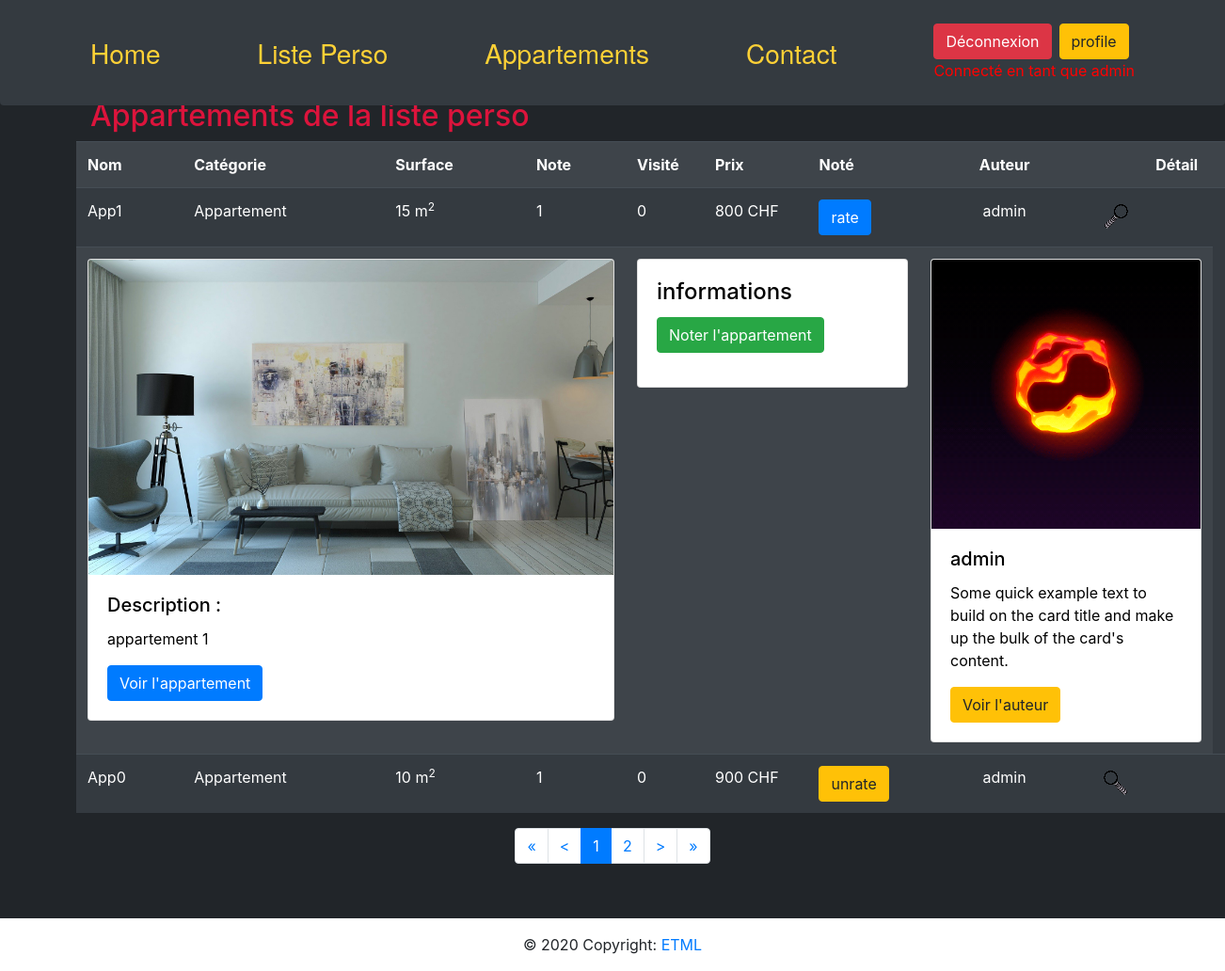
Page /index.php?controller=appartement&action=rate&id=1 (signed in) on the committed database.
### tables this page shows
CREATE TABLE `t_appartementswishlist` (
  `idUser` int(11) NOT NULL,
  `idAppartement` int(11) NOT NULL,
  `appVisited` tinyint(1) DEFAULT '0',
  `appRated` tinyint(1) DEFAULT '0'
);

CREATE TABLE `t_appartement` (
  `idAppartement` bigint(20) UNSIGNED NOT NULL,
  `appName` varchar(50) NOT NULL,
  `appDescription` varchar(255) DEFAULT NULL,
  `appCategory` varchar(50) DEFAULT NULL,
  `appImage` varchar(255) DEFAULT 'defaultAppartementPicture.jpg',
  `appSurface` float DEFAULT NULL,
  `appPrix` float NOT NULL,
  `appDate` datetime NOT NULL DEFAULT CURRENT_TIMESTAMP,
  `appRate` int(11) NOT NULL DEFAULT '0',
  `idUser` int(11) NOT NULL
);

CREATE TABLE `t_user` (
  `idUser` bigint(20) UNSIGNED NOT NULL,
  `usePseudo` varchar(50) NOT NULL,
  `useFirstname` varchar(50) DEFAULT NULL,
  `useName` varchar(50) DEFAULT NULL,
  `usePassword` varchar(255) NOT NULL,
  `useMail` varchar(50) DEFAULT NULL,
  `usePhone` varchar(20) DEFAULT NULL,
  `useImage` varchar(255) DEFAULT 'defaultUserPicture.png	',
  `useProfilePref` int(11) NOT NULL DEFAULT '1',
  `useCreatedOn` datetime NOT NULL DEFAULT CURRENT_TIMESTAMP
);

### controller/AppartementController.php (called while the page is built, shortened)
<?php
include_once("model/Database.php");
class AppartementController extends Controller {
    public function display() {
        $action = "listAction";
        if (!array_key_exists("action", $_GET))
        {
            $action = "listAction";
        }
        else
        {
            switch($_GET["action"])
            {
                case "list":
                case "rate":
                case "unrate":
                    $action = $_GET["action"] . "Action";
                    break;
            }
        }
        return call_user_func(array($this, $action));
    }
    private function rateAction() {
        $database = new Database();
        $startIndex = 0;
        $lengthAppartement = 5;
        $wishAppartements = $database->getAllWishAppartements($startIndex, $lengthAppartement, $_SESSION["idUser"]);
        $view = file_get_contents('view/page/appartement/wishlist.php');
        eval('?>' . $view);
        $content = ob_get_clean();
        return $content;
    }
}

### model/Database.php (called while the page is built, shortened)
<?php
class Database {
    private $connector;
    public function __construct()
    {
        $dbName = $GLOBALS['MM_CONFIG']['database']['dbName'];
        $user = $GLOBALS['MM_CONFIG']['database']['username'];
        $password = $GLOBALS['MM_CONFIG']['database']['password'];
        $charset = $GLOBALS['MM_CONFIG']['database']['charset'];
        $host = $GLOBALS['MM_CONFIG']['database']['host'];
        $port = $GLOBALS['MM_CONFIG']['database']['port'];
        $this->connector = new PDO("mysql:host=$host;port=$port;dbname=$dbName;charset=$charset" , $user, $password);
    }
    private function queryPrepareExecute($query, $binds)
    {
        $req = $this->connector->prepare($query);
        $req->execute();
        return $req;
    }
    private function formatData($req)
    {
        return $req->fetchALL(PDO::FETCH_ASSOC);
    }
    public function getAllWishAppartements($start = 0, $length = 5, $idUser)
    {
        $req = $this->queryPrepareExecute('SELECT * FROM t_appartementswishlist INNER JOIN t_appartement ON t_appartement.idAppartement = t_appartementswishlist.idAppartement
                                            WHERE t_appartementswishlist.idUser = ' . $idUser . ' LIMIT '.  $start . ', ' . $length, null);
        $appartements = $this->formatData($req);
        return $appartements;
    }
    public function getOneUserById($userId){
        $query = "SELECT * FROM t_user WHERE idUser = '$userId'";
        $req = $this->queryPrepareExecute($query, null);
        $userArray = $this->formatData($req);
        $user = $userArray[0];
        return $user;
    }
}
?>

### view/page/appartement/wishlist.php (the view, shortened to what this page needs)
<div class="d-flex">
	<div>
		<h2>Appartements de la liste perso</h2>
	</div>
</div>
<div class="row">
	<table class="table table-striped table-dark">
	<tr>
		<th>Nom</th>
		<th>Catégorie</th>
		<th>Surface</th>
        <th>Note</th>
		<th>Visité</th>
		<th>Prix</th>
		<th>Noté</th>
		<th class="text-center">Auteur</th>
		<th colspan="2" class="text-center">Détail</th>
	</tr>
	<?php
		$startIndex = 0;
		if (array_key_exists("start", $_GET))
		{
			$startIndex = $_GET["start"];
		}
		foreach ($wishAppartements as $appartement) {
			$user = $database->getOneUserById($appartement["idUser"]);
			echo '<tr>';
				echo '<td><a class="text-white" href="index.php?controller=appartement&action=detail&id=' . htmlspecialchars($appartement['idAppartement']) . '">' . htmlspecialchars($appartement['appName']) . '</a></td>';
				echo '<td>' . htmlspecialchars($appartement['appCategory']) . '</td>';
				echo '<td>' . htmlspecialchars($appartement['appSurface']) . ' m<sup>2</sup></td>';
				echo '<td>' . htmlspecialchars($appartement['appRate']) . '</td>';
				echo '<td>' . htmlspecialchars($appartement['appVisited']) . '</td>';
				echo '<td>' . htmlspecialchars($appartement['appPrix']) . ' CHF</td>';
                if (htmlspecialchars($appartement['appRated']) == 0)
                {
                    echo '<td><a class="btn btn-primary" href="index.php?controller=appartement&action=rate&id=' . htmlspecialchars($appartement['idAppartement']) . '">rate</a></td>';
                }
                else
                {
                    echo '<td><a class="btn btn-warning" href="index.php?controller=appartement&action=unrate&id=' . htmlspecialchars($appartement['idAppartement']) . '">unrate</a></td>';
                }
				echo '<td class="text-center">' . $user["usePseudo"] . '</td>';
				if (array_key_exists("id", $_GET) && $_GET["id"] == $appartement["idAppartement"])
				{
					echo '<td><a href="index.php?controller=appartement&action=wishlist&start=' . $startIndex . '"><div class="bg-iconLoupe-reverse"></div></a></td>';
                    echo '<td><a onclick="return confirm(\'Voulez-vous vraiment retirer cet appartement de votre liste personnelle ?\')" href="index.php?controller=appartement&action=removeWish&page=wishlist&id=' . htmlspecialchars($appartement['idAppartement']) . '"><img src="resources/image/icone/removeHouse.png" alt="remove house icon"></a></td>';
				}
				else
				{
					echo '<td><a href="index.php?controller=appartement&action=wishlist&id=' . htmlspecialchars($appartement['idAppartement']) . '&start=' . $startIndex . '"><div class="bg-iconLoupe"></div></a></td>';
                    echo '<td><a onclick="return confirm(\'Voulez-vous vraiment retirer cet appartement de votre liste personnelle ?\')" href="index.php?controller=appartement&action=removeWish&page=wishlist&id=' . htmlspecialchars($appartement['idAppartement']) . '"><img src="resources/image/icone/removeHouse.png" alt="remove house icon"></a></td>';
				}
			echo '</tr>';
			if (array_key_exists("id", $_GET) && htmlspecialchars($_GET["id"]) == htmlspecialchars($appartement['idAppartement']))
			{
				echo '<tr>';
					$imageLink = '"resources/image/Appartements/' . htmlspecialchars($appartement['appImage']) . '"';
					echo '<td COLSPAN="4">';
						echo '<div class="card" style="width: 35rem;">';
							echo '<img src=' . $imageLink . ' class="card-img-top d-block w-100" alt="image de profile du créateur de l\'appartement">';
							echo '<div class="card-body" style="color:black">';
								echo '<h5 class="card-title">Description :</h5>';
								echo '<p class="card-text">' . $appartement["appDescription"] . '</p>';
								if (array_key_exists("isConnected", $_SESSION) && $_SESSION["isConnected"])
								{
									echo '<a href="index.php?controller=appartement&action=detail&id=' . htmlspecialchars($appartement['idAppartement']) . '" class="btn btn-primary">Voir l\'appartement</a>';
								}
								else
								{
									echo '<a href="index.php?controller=user&action=loginForm" class="btn btn-primary">Voir l\'appartement</a>';
								}
							echo '</div>';
						echo '</div>';
					echo '</td>';
					echo '<td COLSPAN="3">';
						echo '<div class="card" style="width: 18rem;">';
							echo '<div class="card-body" style="color:black">';
								echo '<h4 class="card-title">informations</h4>';
								if (array_key_exists("isConnected", $_SESSION) && $_SESSION["isConnected"])
								{
									echo '<a href="index.php?controller=appartement&action=detail&id=' . htmlspecialchars($appartement['idAppartement']) . '" class="btn btn-success">Noter l\'appartement</a>' . '</p>';
								}
								else
								{
									echo '<a href="index.php?controller=user&action=loginForm" class="btn btn-success">Login ?</a>';
								}
							echo '</div>';
						echo '</div>';
					echo '</td>';
					$imageProfilLink = '"resources/image/Users/' . htmlspecialchars($user['useImage']) . '"';
					echo '<td COLSPAN="2" style="width:100px">';
						echo '<div class="card" style="width: 18rem;">';
							echo '<img src=' . $imageProfilLink . ' class="card-img-top" alt="image de profile du créateur de l\'appartement">';
							echo '<div class="card-body" style="color:black">';
								echo '<h5 class="card-title">' . $user["usePseudo"] . '</h5>';
								echo '<p class="card-text">Some quick example text to build on the card title and make up the bulk of the card\'s content.</p>';
								if (array_key_exists("isConnected", $_SESSION) && $_SESSION["isConnected"])
								{
									echo '<a href="index.php?controller=user&action=profile&idUser=' . $user["idUser"] .  '" class="btn btn-warning">Voir l\'auteur</a>';
								}
								else
								{
									echo '<a href="index.php?controller=user&action=loginForm" class="btn btn-warning">Login ?</a>';
								}
							echo '</div>';
						echo '</div>';
					echo '</td>';
				echo '</tr>';
			}
		}
		$realStartIndex = 0;
		$lengthAppartement = 5;
		$appartementsNumber = 8;
		if (array_key_exists("appartementsPerPage", $_SESSION))
		{
			$lengthAppartement = $_SESSION["appartementsPerPage"];
		}
		if ($startIndex - $lengthAppartement < 0)
		{
			$realStartIndex = 0;
		}
		else
		{
			$realStartIndex = $startIndex - $lengthAppartement;
		}
	?>
	</table>
	<div class="justify-content-right numPage" id="numPage">
		<ul class="pagination justify-content-center">
			<li class="page-item">
			<a class="page-link" href="index.php?controller=appartement&action=wishlist&start=0" aria-label="Previous">
				<span aria-hidden="true">&laquo;</span>
			</a>
			</li>
			<li><a class="page-link" <?php echo 'href="index.php?controller=appartement&action=wishlist&start=' . $realStartIndex . '"';?>><span aria-hidden="true"><</span></a></li>
			<?php
				if (array_key_exists("appartementsNumber", $_SESSION))
				{
					if ($appartementsNumber <= $lengthAppartement)
					{
						echo '<li class="page-item active"><a class="page-link" href="#">' . '1' . '</a></li>';
					}
					else if ($appartementsNumber <= 2*$lengthAppartement)
					{
						if ($startIndex < $lengthAppartement)
						{
							echo '<li class="page-item active"><a class="page-link" href="#">' . '1' . '</a></li>';
							echo '<li class="page-item"><a class="page-link" href="index.php?controller=appartement&action=wishlist&start=' . ($startIndex + $lengthAppartement) . '">' . '2' . '</a></li>';
						}
						else
						{
							echo '<li class="page-item"><a class="page-link" href="index.php?controller=appartement&action=wishlist&start=0">' . '1' . '</a></li>';
							echo '<li class="page-item active"><a class="page-link" href="#">' . '2' . '</a></li>';
						}
					}
					else
					{
						if ($startIndex < $lengthAppartement)
						{
							echo '<li class="page-item active"><a class="page-link" href="#">' . '1' . '</a></li>';
							echo '<li class="page-item"><a class="page-link" href="index.php?controller=appartement&action=wishlist&start=' . ($startIndex + $lengthAppartement) . '">' . '2' . '</a></li>';
						}
						else if ($startIndex >= $appartementsNumber - $lengthAppartement)
						{
							echo '<li class="page-item"><a class="page-link" href="index.php?controller=appartement&action=wishlist&start=' . ($startIndex - $lengthAppartement) . '">' . (int)(($realStartIndex/$lengthAppartement) + 1) . '</a></li>';
							echo '<li class="page-item active"><a class="page-link" href="#">' . (int)(($realStartIndex/$lengthAppartement) + 2) . '</a></li>';
						}
						else
						{
							echo '<li class="page-item"><a class="page-link" href="index.php?controller=appartement&action=wishlist&start=' . $realStartIndex . '">' . ($realStartIndex/$lengthAppartement + 1) . '</a></li>';
							echo '<li class="page-item active"><a class="page-link" href="#">' . ($realStartIndex/$lengthAppartement + 2) . '</a></li>';
							echo '<li class="page-item"><a class="page-link" href="index.php?controller=appartement&action=wishlist&start=' . ($startIndex + $lengthAppartement) . '">' . ($realStartIndex/$lengthAppartement + 3) . '</a></li>';
						}
					}
				}
				else
				{
					if ($realStartIndex <= $lengthAppartement)
					{
						echo '<li class="page-item active"><a class="page-link" href="#">' . '1' . '</a></li>';
						if (sizeof($appartements) != 0)
						{
							echo '<li class="page-item"><a class="page-link" href="index.php?controller=appartement&action=wishlist&start=' . ($startIndex + $lengthAppartement) . '">' . '2' . '</a></li>';
						}
					}
				}
			?>
			<li><a class="page-link" <?php echo 'href="index.php?controller=appartement&action=wishlist&start=' . ($startIndex + $lengthAppartement) . '"';?>><span aria-hidden="true">></span></a></li>
			<li class="page-item">
				<?php
				echo '<a class="page-link" href="index.php?controller=appartement&action=wishlist&start=' . PHP_INT_MAX . '" aria-label="Next">';
				?>
				<span aria-hidden="true">&raquo;</span>
			</a>
			</li>
		</ul>
	</div>
</div>

### resources/css/style.css (style rules this page uses)
html, body { height: 100%; }
body { display: flex; flex-direction: column; }
body { background-color: #212529; background-size: cover; overflow-x:hidden; }
h2 { color: crimson; }
.bg-iconLoupe { width: 32px; height: 32px; background: url('../image/icone/css_sprites.png') -63px -114px; }
.bg-iconLoupe-reverse { width: 32px; height: 32px; background: url('../image/icone/css_sprites.png') -63px -114px; transform: scaleX(-1); }
footer { text-align: center; background-color: white; }
#numPage { width: 100%; margin-bottom: 50px; }

### rows in the picture
t_appartementswishlist: idAppartement.appName "App1", idAppartement.appCategory "Appartement", idAppartement.appSurface "15", idAppartement.appRate "1", appVisited "0", idAppartement.appPrix "800", idUser.usePseudo "admin", idAppartement.appImage (picture), idAppartement.appDescription "appartement 1", idUser.useImage (picture)
t_appartementswishlist: idAppartement.appName "App0", idAppartement.appCategory "Appartement", idAppartement.appSurface "10", idAppartement.appRate "1", appVisited "0", idAppartement.appPrix "900", idUser.usePseudo "admin"

### other values in the picture
$_SESSION['username'] "admin"
